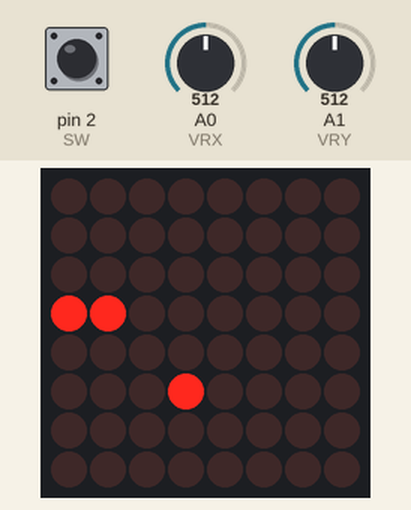
This sketch was run on a simulated Arduino Uno, built with avr-gcc and run on an emulated ATmega328P. On the bench: 8×8 LED matrix. The test bench sets the inputs (shaded band); at power-on: pin 2 (SW) HIGH, A0 (VRX) = 512, A1 (VRY) = 512. Random numbers use the default seed unless the sketch sets one.

Above: at 1.2 s.
At 3.9 s:
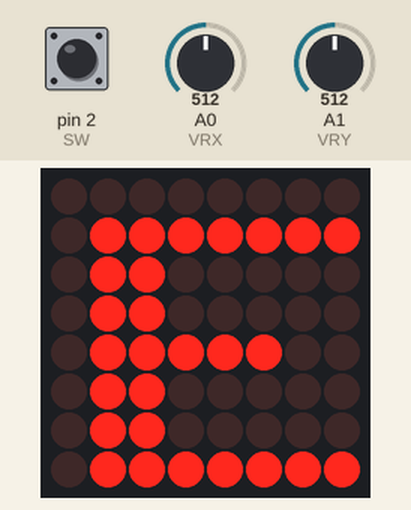
4.0 s: pin 2 (SW) pulled LOW for 3.2 s
At 7.4 s:
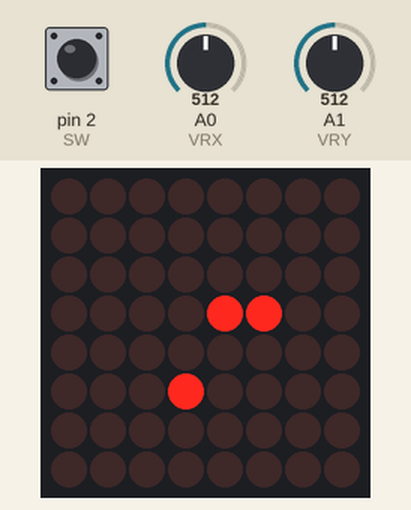
7.8 s: A0 (VRX) set to 122
At 10.7 s:
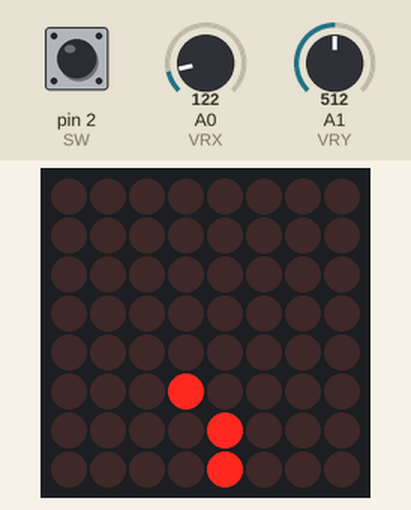
11.4 s: pin 2 (SW) pulled LOW for 0.15 s
At 17.7 s:
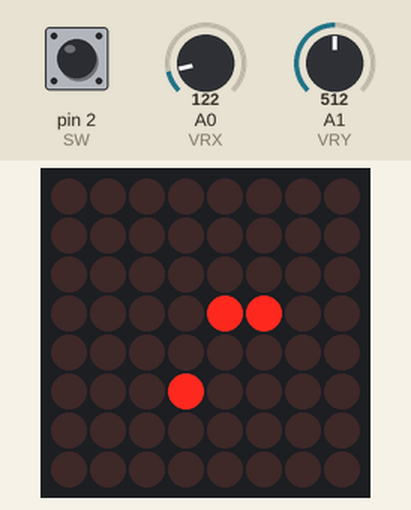
Timing chart, 0 to 18.1 s (numbered marks = the images above; inputs shaded):
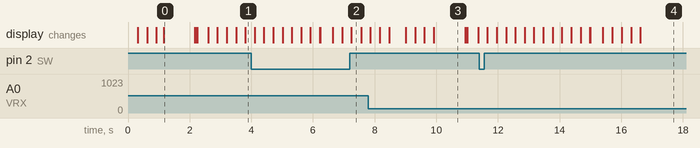

Measured:
- what the display in image 0 shows lasts 1.0 s, from 1.2 s to 2.2 s

The sketch:

matrix-snake.ino
```cpp
#include <LedControl.h>

/* Joystick PINs */
#define VRX     A0
#define  VRY     A1
#define SW      2

const byte dinPin = 12;
const byte clockPin = 11;
const byte loadPin = 10;
const byte matrixSize = 8;
LedControl lc = LedControl(dinPin, clockPin, loadPin, 1); //DIN, CLK, LOAD, No. DRIVER

#define SIZE    8
#define ADVANCE_DELAY  20

int snake[SIZE*SIZE][2];
int length;
int food[2], v[2];
bool  is_game_over = false;
long current_time;
long prev_advance;
int blink_count;
const  short messageSpeed = 5;


void init_game() {
  prev_advance = current_time = 0;
  blink_count  = 3;
  int half = SIZE / 2;
  length = SIZE / 3;

  for (int i = 0;  i < length; i++) {
      snake[i][0] = half - 1;
      snake[i][1] = half  + i;
  }

  food[0] = half + 1;
  food[1] = half - 1;

  v[0]  = 0;
  v[1] = -1;
}
/*this function sets up the initial state of the game,
including the position and length of the snake,
the position of the food, and the initial velocities
*/

void render() {
  for (int i = 0; i < length;  i++) {
    lc.setLed(0, snake[i][0], snake[i][1], 1);
  }
  lc.setLed(0,  food[0], food[1], 1);
}
//display the snake segments and the food on the LED matrix


void clearScreen() {
  for (int x = 0; x <  SIZE; x++) {
    for (int y = 0; y < SIZE; y++) {
      lc.setLed(0, x, y,  0);
    }
  }
}

/**
 * moves the snake forward
 * returns  true if the game is over
 */
bool advance() {
  int head[2] = {snake[0][0]  + v[0], snake[0][1] + v[1]};//calculates the new position of the snake's head based on its current position and velocity

  if (head[0] < 0 || head[0] >= SIZE) {

            delay(1000);
    showGameOverMessage();
      return true;
  }


  if (head[1] < 0 || head[1] >= SIZE) {

            delay(1000);
    showGameOverMessage();
      return true;
  }


////Check for Collisions with Itself
  for (int i = 0;  i < length; i++) {
      if (snake[i][0] == head[0] && snake[i][1] == head[1])  {
            delay(1000);
        showGameOverMessage();
          return  true;
      }
  }

/*If the new head position coincides with the food position,
the snake grows in length, a new random position for the food is generated,
and length is incremented
*/
  bool grow = (head[0] == food[0] && head[1] == food[1]);
  if (grow) {
      length++;
      randomSeed(current_time);
      food[0]  = random(SIZE);
      food[1] = random(SIZE);
  }

  for (int i = length  - 1; i >= 0; i--) {
      snake[i + 1][0] = snake[i][0];
      snake[i + 1][1]  = snake[i][1];
  }
  snake[0][0] += v[0];
  snake[0][1] += v[1];
  return  false;
}

void setup() {
  pinMode(SW, INPUT_PULLUP);
  pinMode(VRX,  INPUT);
  pinMode(VRY, INPUT);
  attachInterrupt(digitalPinToInterrupt(SW),  restart, RISING);

  lc.shutdown(0, false);
  lc.setIntensity(0, 8);

  init_game();
  render();
}

void loop() {
  if (!is_game_over)  {
    clearScreen();
    render();

    if (current_time - prev_advance  > ADVANCE_DELAY) {
      is_game_over = advance();
      prev_advance = current_time;
    }
  } else {
    while (blink_count > 0) {
      clearScreen();
      delay(300);
      render();
      delay(300);
      blink_count--;

    }
  }
  readControls();
  current_time++;
}

void  restart() {
  init_game();
  is_game_over = false;
}

void readControls()  {
  int dx = map(analogRead(VRX), 0, 906, 2, -2);
  int dy = map(analogRead(VRY),  0, 906, -2, 2);
  if (dx != 0) {dx = dx / abs(dx);}
  if (dy != 0) {dy = dy  / abs(dy);}
/*normalize the values to either -1, 0, or 1.
 This step ensures that the snake moves in only one direction at a time
 */

  if (dy != 0 && v[0] != 0) {
    v[0] = 0;
    v[1] =  dy;
  }

  if (dx != 0 && v[1] != 0) {
    v[0] = dx;
    v[1]  = 0;
  }

}

const PROGMEM bool gameOverMessage[8][90] = {
  {0,0,0,0,0,0,0,0,0,0,0,0,0,0,0,0,0,0,0,0,0,0,0,0,0,0,0,0,0,0,0,0,0,0,0,0,0,0,0,0,0,0,0,0,0,0,0,0,0,0,0,0,0,0,0,0,0,0,0,0,0,0,0,0,0,0,0,0,0,0,0,0,0,0,0,0,0,0,0,0,0,0,0,0,0,0,0,0,0},
  {0,0,0,0,0,0,0,0,0,1,1,1,1,0,0,0,0,1,1,1,1,0,0,0,1,1,0,0,0,1,1,0,0,1,1,1,1,1,1,0,0,0,0,0,0,0,1,1,1,1,0,0,0,1,1,0,0,1,1,0,0,1,1,1,1,1,1,0,0,1,1,1,1,1,0,0,0,0,1,1,0,0,0,0,0,0,0,0,0},
  {0,0,0,0,0,0,0,0,1,1,0,0,1,1,0,0,1,1,0,0,1,1,0,0,1,1,1,0,1,1,1,0,0,1,1,0,0,0,0,0,0,0,0,0,0,1,1,0,0,1,1,0,0,1,1,0,0,1,1,0,0,1,1,0,0,0,0,0,0,1,1,0,0,1,1,0,0,1,1,1,1,0,0,0,0,0,0,0,0},
  {0,0,0,0,0,0,0,0,1,1,0,0,0,0,0,0,1,1,0,0,1,1,0,0,1,1,1,1,1,1,1,0,0,1,1,0,0,0,0,0,0,0,0,0,0,1,1,0,0,1,1,0,0,1,1,0,0,1,1,0,0,1,1,0,0,0,0,0,0,1,1,0,0,1,1,0,0,1,1,1,1,0,0,0,0,0,0,0,0},
  {0,0,0,0,0,0,0,0,1,1,0,0,0,0,0,0,1,1,1,1,1,1,0,0,1,1,0,1,0,1,1,0,0,1,1,1,1,1,0,0,0,0,0,0,0,1,1,0,0,1,1,0,0,1,1,0,0,1,1,0,0,1,1,1,1,1,0,0,0,1,1,1,1,1,0,0,0,0,1,1,0,0,0,0,0,0,0,0,0},
  {0,0,0,0,0,0,0,0,1,1,0,1,1,1,0,0,1,1,0,0,1,1,0,0,1,1,0,0,0,1,1,0,0,1,1,0,0,0,0,0,0,0,0,0,0,1,1,0,0,1,1,0,0,1,1,0,0,1,1,0,0,1,1,0,0,0,0,0,0,1,1,1,1,0,0,0,0,0,1,1,0,0,0,0,0,0,0,0,0},
  {0,0,0,0,0,0,0,0,1,1,0,0,1,1,0,0,1,1,0,0,1,1,0,0,1,1,0,0,0,1,1,0,0,1,1,0,0,0,0,0,0,0,0,0,0,1,1,0,0,1,1,0,0,0,1,1,1,1,0,0,0,1,1,0,0,0,0,0,0,1,1,0,1,1,0,0,0,0,0,0,0,0,0,0,0,0,0,0,0},
  {0,0,0,0,0,0,0,0,0,1,1,1,1,0,0,0,1,1,0,0,1,1,0,0,1,1,0,0,0,1,1,0,0,1,1,1,1,1,1,0,0,0,0,0,0,0,1,1,1,1,0,0,0,0,0,1,1,0,0,0,0,1,1,1,1,1,1,0,0,1,1,0,0,1,1,0,0,0,1,1,0,0,0,0,0,0,0,0,0}
};
//representation of a message or pattern displayed on a grid, possibly for a game over screen

void showGameOverMessage() {
  for (int d = 0; d < sizeof(gameOverMessage[0])  - 7; d++) {
    for (int col = 0; col < 8; col++) {
      delay(messageSpeed);
      for (int row = 0; row < 8; row++) {
        // this reads the byte from  the PROGMEM and displays it on the screen
        lc.setLed(0, row, col, pgm_read_byte(&(gameOverMessage[row][col  + d])));
      }
    }
  }
}
//The function essentially animates the game over message by displaying each frame on the LED matrix with a controlled delay between frames
```
